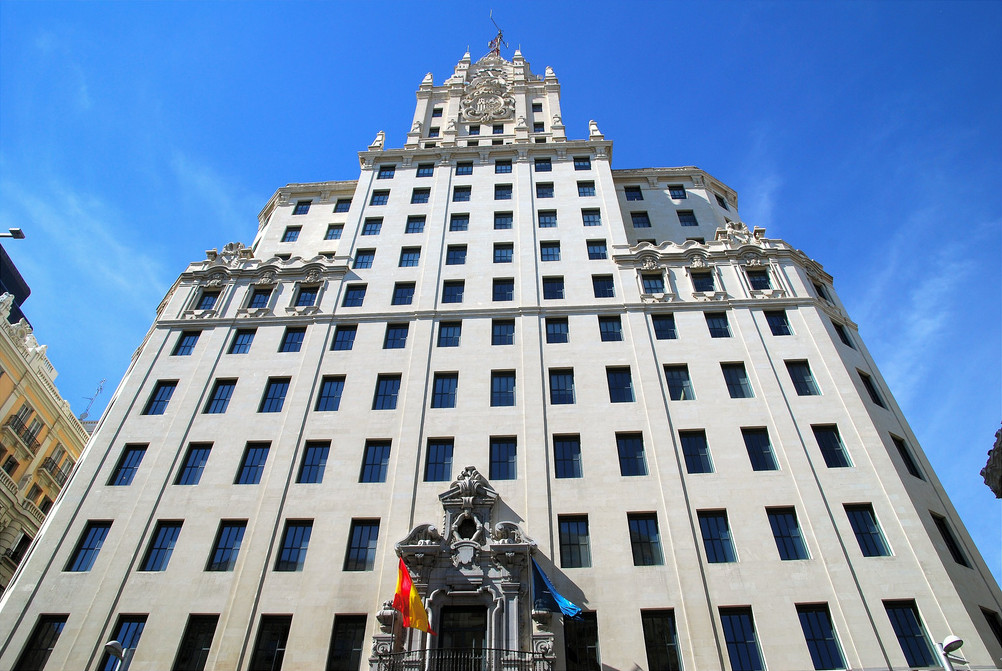
#> input picture cuaderno 6/telefonica.jpg, 1002 x 671 px
$ jupyter execute cuaderno6.ipynb
#> lines starting #> are read from the running program, lines starting #| are printed output that depends on the picture
# Detección y descripción de imágenes
## Fundamentos de Análisis de Imágenes

- Nombre 1:
- Nombre 2:
- Nombre 3:

## Objetivos
Los objetivos de esta práctica son:
* Comprender y utilizar detectores de esquinas y manchas, y descriptores de características de OpenCV.

Tutoriales relevantes de OpenCV para profundizar más sobre el tema: https://docs.opencv.org/4.x/db/d27/tutorial_py_table_of_contents_feature2d.html

Las *características* de una imagen son estructuras locales y patrones que nos permiten centrarnos en regiones que contienen información relevante sobre la imagen, y nos permiten procesarla de manera más eficiente, ahorrándonos el tener que analizar todos los píxeles.

De forma general, las características de una imagen se pueden clasificar en esquinas, manchas o líneas.
En esta práctica veremos dos algoritmos de detección de esquinas, Harris y FAST; y dos algoritmos de detección de manchas, SIFT y MSER.

Todos ellos están implementados en OpenCV:
- Harris: https://docs.opencv.org/4.x/dd/d1a/group__imgproc__feature.html#gac1fc3598018010880e370e2f709b4345
- FAST: https://docs.opencv.org/4.x/df/d74/classcv_1_1FastFeatureDetector.html
- SIFT: https://docs.opencv.org/4.x/d7/d60/classcv_1_1SIFT.html
- MSER: https://docs.opencv.org/4.x/d3/d28/classcv_1_1MSER.html
- ORB: https://docs.opencv.org/4.x/db/d95/classcv_1_1ORB.html

Primero cargaremos una imagen de ejemplo, pero puedes usar cualquier imagen que te parezca interesante.

[cell 1]
import cv2
import matplotlib.pyplot as plt
import numpy as np

[cell 2]
img_color = cv2.imread('telefonica.jpg')
#> img_color is the input picture: shape (671, 1002, 3); mean B, G, R 180.3, 146.9, 120.4
img_gray = cv2.cvtColor(img_color, cv2.COLOR_BGR2GRAY)
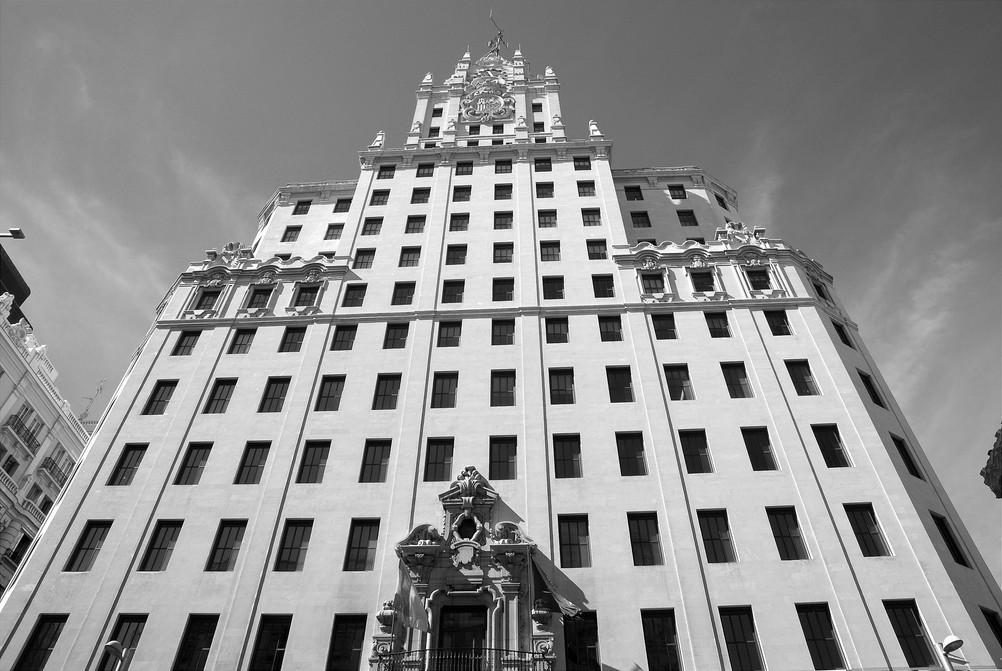
#> img_gray: shape (671, 1002); min 0, max 255, mean 142.8

_, (ax1, ax2) = plt.subplots(1, 2, figsize=(15, 15))
ax1.imshow(cv2.cvtColor(img_color, cv2.COLOR_BGR2RGB))
ax2.imshow(img_gray, cmap='gray')
plt.show()
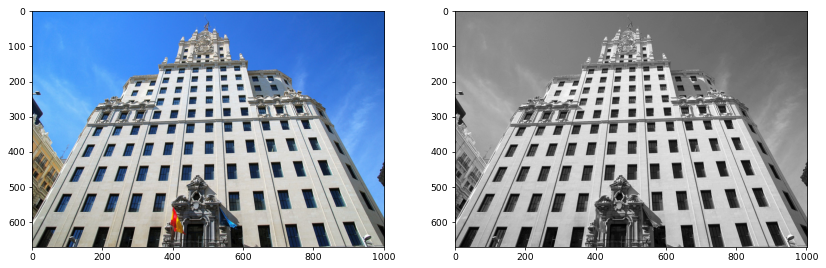
#> figure drawn by matplotlib, 2 panels
